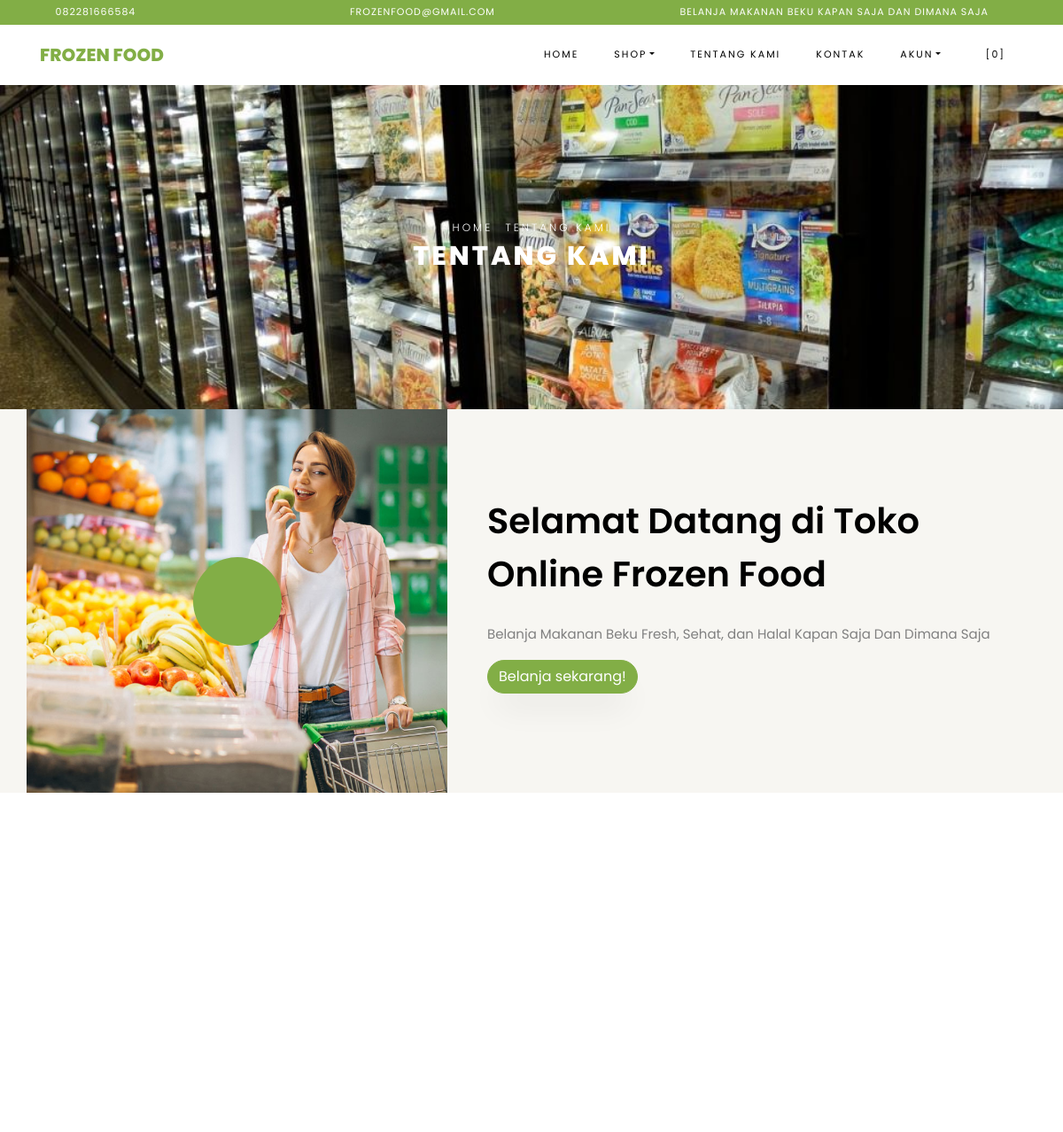
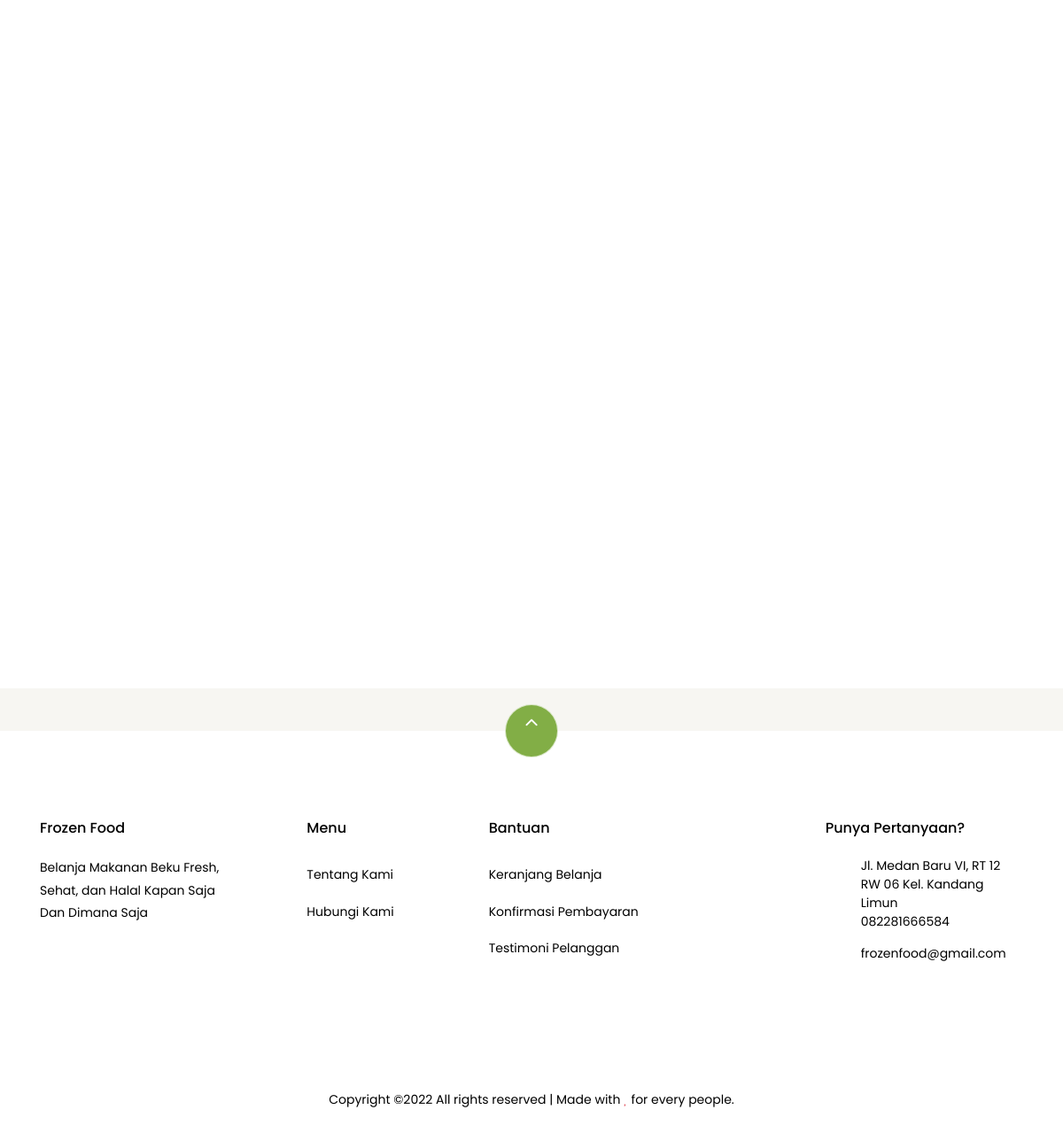
Page /index.php/pages/about on the committed database (2 pictures, top to bottom).
### tables this page shows
CREATE TABLE `settings` (
  `id` int(10) NOT NULL,
  `key` varchar(32) NOT NULL,
  `content` text NOT NULL
);

### application/helpers/themes_helper.php (called while the page is built, shortened)
<?php
if ( ! function_exists('get_theme_name'))
{
    function get_theme_name() {
        $current_theme = get_settings('current_theme_name');
        return ($current_theme) ? $current_theme : false;
    }
}
if ( ! function_exists('get_template_part'))
{
    function get_template_part($file_name = null, $params = array()) {
        if ($file_name !== '') {
            $current_theme = get_theme_name();
            if ( file_exists($file_location = VIEWPATH .'themes/'. $current_theme .'/'. $file_name .'.php')) {
                $CI =& get_instance();
                $CI->load->view('themes/'. $current_theme .'/'. $file_name, $params);
            }
            else {
                echo '<div>Kesalahan: berkas tema <b>'. $file_name .'.php</b> tidak ditemukan.<br>Lokasi berkas: <b>'. $file_location .'</b></div>';
            }
        }
    }
}
if ( ! function_exists('get_header'))
{
    function get_header($params = null, $section = '', $current_section = '') {
        $load_params = array();
        if ( is_null($params)) {
            $load_params['title'] = get_settings('site_name');
        }
        else if ( is_string($params)) {
            $load_params['title'] = $params;
        }
        $load_params['sidebar_section'] = $section;
        $load_params['current_section'] = $current_section;
        get_template_part('header', $load_params);
    }
}
if ( ! function_exists('get_footer'))
{
    function get_footer($params = array()) {
        get_template_part('footer', $params);
    }
}
if ( ! function_exists('get_theme_uri'))
{
    function get_theme_uri($file_name = null, $theme_name = NULL)
    {
        $theme_name = ($theme_name == NULL) ? get_theme_name() : $theme_name;
        return is_null($file_name) ? base_url('assets/themes/'. $theme_name .'/') : base_url('assets/themes/'. $theme_name .'/'. $file_name) ;
    }
}

### application/controllers/Pages.php (called while the page is built, shortened)
<?php
class Pages extends CI_Controller {
    public function about()
    {
        $params['reviews'] = $this->review->get_all_reviews();
        get_header(get_store_name());
        get_template_part('pages/about', $params);
        get_footer();
    }
}

### index.php (called while the page is built, shortened)
<?php
require_once BASEPATH . 'core/CodeIgniter.php';

### application/helpers/global_helper.php (called while the page is built, shortened)
<?php
if (!function_exists('get_settings')) {
    function get_settings($key = '')
    {
        $CI = &get_instance();
        $row = $CI->db
            ->select('content')
            ->where('key', $key)
            ->get('settings')
            ->row();
        return $row->content;
    }
}
if (!function_exists('get_store_name')) {
    function get_store_name()
    {
        return get_settings('store_name');
    }
}

### application/helpers/session_helper.php (called while the page is built, shortened)
<?php
if (!function_exists('init')) {
    function init()
    {
        $CI = &get_instance();
        return $CI;
    }
}
if (!function_exists('session_data')) {
    function session_data()
    {
        $CI = init();
        $read_session_in_cookie = get_cookie('__ACTIVE_SESSION_DATA');
        $read_session_in_session = $CI->session->userdata('__ACTIVE_SESSION_DATA');
        if ($read_session_in_cookie) {
            $read_data = $CI->encryption->decrypt($read_session_in_cookie);
            $read_data = json_decode($read_data);
            return $read_data;
        } else if ($read_session_in_session) {
            $read_data = $CI->encryption->decrypt($read_session_in_session);
            $read_data = json_decode($read_data);
            return $read_data;
        } else {
            $default_session = new stdClass();
            $default_session->is_login = FALSE;
            $default_session->user_id = 0;
            $default_session->login_at = 0;
            $default_session->remember_me = FALSE;
            return $default_session;
        }
    }
}

### application/views/themes/vegefoods/pages/about.php (the view, shortened to what this page needs)
<div class="hero-wrap hero-bread" style="background-image: url('<?php echo get_theme_uri('images/bg_1.jpg'); ?>');">
    <div class="container">
      <div class="row no-gutters slider-text align-items-center justify-content-center">
        <div class="col-md-9 ftco-animate text-center">
            <p class="breadcrumbs"><span class="mr-2"><?php echo anchor(base_url(), 'Home'); ?></span> <span>Tentang Kami</span></p>
          <h1 class="mb-0 bread">Tentang Kami</h1>
        </div>
      </div>
    </div>
  </div>
  <section class="ftco-section ftco-no-pb ftco-no-pt bg-light">
          <div class="container">
              <div class="row">
                  <div class="col-md-5 p-md-5 img img-2 d-flex justify-content-center align-items-center" style="background-image: url(<?php echo get_theme_uri('images/about.jpg'); ?>);">
                      <a href="https://vimeo.com/45830194" class="icon popup-vimeo d-flex justify-content-center align-items-center">
                          <span class="icon-play"></span>
                      </a>
                  </div>
                  <div class="col-md-7 py-5 wrap-about pb-md-5 ftco-animate">
            <div class="heading-section-bold mb-4 mt-md-5">
                <div class="ml-md-0">
                  <h2 class="mb-4">Selamat Datang di Toko Online <?php echo get_store_name(); ?></h2>
              </div>
            </div>
            <div class="pb-md-5">
                <p><?php echo get_settings('store_description'); ?></p>
                          <p><a href="<?php echo site_url('browse'); ?>" class="btn btn-primary">Belanja sekarang!</a></p>
                      </div>
                  </div>
              </div>
          </div>
      </section>
      <section class="ftco-section testimony-section">
    <div class="container">
      <div class="row justify-content-center mb-5 pb-3">
      </div>
    </div>
  </section>
<section class="ftco-section">
      <div class="container">
          <div class="row no-gutters ftco-services">
  </div>
      </div>
  </section>

### application/views/themes/vegefoods/header.php (shortened to what this page needs)
?><!DOCTYPE html>
<html lang="en">
  <head>
    <link rel="stylesheet" href="<?php echo get_theme_uri('css/open-iconic-bootstrap.min.css'); ?>">
    <link rel="stylesheet" href="<?php echo get_theme_uri('css/animate.css'); ?>">
    <link rel="stylesheet" href="<?php echo get_theme_uri('css/owl.carousel.min.css'); ?>">
    <link rel="stylesheet" href="<?php echo get_theme_uri('css/owl.theme.default.min.css'); ?>">
    <link rel="stylesheet" href="<?php echo get_theme_uri('css/magnific-popup.css'); ?>">
    <link rel="stylesheet" href="<?php echo get_theme_uri('css/aos.css'); ?>">
	<link rel="stylesheet" href="<?php echo get_theme_uri('css/ionicons.min.css'); ?>">
	<link rel="stylesheet" href="<?php echo get_theme_uri('js/plugins/@fortawesome/fontawesome-free/css/all.min.css', 'argon'); ?>">
    <link rel="stylesheet" href="<?php echo get_theme_uri('css/bootstrap-datepicker.css'); ?>">
    <link rel="stylesheet" href="<?php echo get_theme_uri('css/jquery.timepicker.css'); ?>">
    <link rel="stylesheet" href="<?php echo get_theme_uri('css/flaticon.css'); ?>">
    <link rel="stylesheet" href="<?php echo get_theme_uri('css/icomoon.css'); ?>">
	<link rel="stylesheet" href="<?php echo get_theme_uri('css/style.css'); ?>">
	<link rel="stylesheet" href="<?php echo base_url('assets/plugins/toastr/toastr.min.css'); ?>">
  </head>
  <body class="goto-here">
		<div class="py-1 bg-primary">
    	<div class="container">
    		<div class="row no-gutters d-flex align-items-start align-items-center px-md-0">
	    		<div class="col-lg-12 d-block">
		    		<div class="row d-flex">
		    			<div class="col-md pr-4 d-flex topper align-items-center">
					    	<div class="icon mr-2 d-flex justify-content-center align-items-center"><span class="icon-phone2"></span></div>
						    <span class="text"><?php echo get_settings('store_phone_number'); ?></span>
					    </div>
					    <div class="col-md pr-4 d-flex topper align-items-center">
					    	<div class="icon mr-2 d-flex justify-content-center align-items-center"><span class="icon-paper-plane"></span></div>
						    <span class="text"><?php echo get_settings('store_email'); ?></span>
					    </div>
					    <div class="col-md-5 pr-4 d-flex topper align-items-center text-lg-right">
						    <span class="text"><?php echo get_settings('store_tagline'); ?></span>
					    </div>
				    </div>
			    </div>
		    </div>
		  </div>
    </div>
    <nav class="navbar navbar-expand-lg navbar-dark ftco_navbar bg-dark ftco-navbar-light" id="ftco-navbar">
	    <div class="container">
	      <a class="navbar-brand" href="<?php echo base_url(); ?>"><?php echo get_store_name(); ?></a>
	      <div class="collapse navbar-collapse" id="ftco-nav">
	        <ul class="navbar-nav ml-auto">
	          <li class="nav-item active"><a href="<?php echo base_url(); ?>" class="nav-link">Home</a></li>
	          <li class="nav-item dropdown">
              <a class="nav-link dropdown-toggle" href="#" id="dropdown04" data-toggle="dropdown" aria-haspopup="true" aria-expanded="false">Shop</a>
            </li>
	          <li class="nav-item"><a href="<?php echo site_url('pages/about'); ?>" class="nav-link">Tentang Kami</a></li>
              <li class="nav-item"><a href="<?php echo site_url('pages/contact'); ?>" class="nav-link">Kontak</a></li>
              <li class="nav-item dropdown">
              <a class="nav-link dropdown-toggle" href="#" id="dropdown05" data-toggle="dropdown" aria-haspopup="true" aria-expanded="false">Akun</a>
            </li>
	          <li class="nav-item cta cta-colored"><a href="<?php echo site_url('shop/cart'); ?>" class="nav-link"><span class="icon-shopping_cart"></span>[<span class="cart-item-total">0</span>]</a></li>
	        </ul>
	      </div>
	    </div>
	  </nav>

### application/views/themes/vegefoods/footer.php (shortened to what this page needs)
<section class="ftco-section ftco-no-pt ftco-no-pb py-5 bg-light">
    <div class="container py-4">
    </div>
  </section>
  <footer class="ftco-footer ftco-section">
    <div class="container">
        <div class="row">
            <div class="mouse">
                      <a href="#" class="mouse-icon">
                          <div class="mouse-wheel"><span class="ion-ios-arrow-up"></span></div>
                      </a>
                  </div>
        </div>
      <div class="row mb-5">
        <div class="col-md">
          <div class="ftco-footer-widget mb-4">
            <h2 class="ftco-heading-2"><?php echo get_store_name(); ?></h2>
            <p><?php echo get_settings('store_description'); ?></p>
            <ul class="ftco-footer-social list-unstyled float-md-left float-lft mt-5">
            </ul>
          </div>
        </div>
        <div class="col-md">
          <div class="ftco-footer-widget mb-4 ml-md-5">
            <h2 class="ftco-heading-2">Menu</h2>
            <ul class="list-unstyled">
              <li><a href="<?php echo site_url('pages/about'); ?>" class="py-2 d-block">Tentang Kami</a></li>
              <li><a href="<?php echo site_url('pages/contact'); ?>" class="py-2 d-block">Hubungi Kami</a></li>
            </ul>
          </div>
        </div>
        <div class="col-md-4">
           <div class="ftco-footer-widget mb-4">
            <h2 class="ftco-heading-2">Bantuan</h2>
            <div class="d-flex">
                <ul class="list-unstyled mr-l-5 pr-l-3 mr-4">
                  <li><a href="<?php echo site_url('shop/cart'); ?>" class="py-2 d-block">Keranjang Belanja</a></li>
                  <li><a href="<?php echo site_url('customer/payments/confirm'); ?>" class="py-2 d-block">Konfirmasi Pembayaran</a></li>
                  <li><a href="<?php echo site_url('shop/testimonial'); ?>" class="py-2 d-block">Testimoni Pelanggan</a></li>
                </ul>
              </div>
          </div>
        </div>
        <div class="col-md">
          <div class="ftco-footer-widget mb-4">
              <h2 class="ftco-heading-2">Punya Pertanyaan?</h2>
              <div class="block-23 mb-3">
                <ul>
                  <li><span class="icon icon-map-marker"></span><span class="text"><?php echo get_settings('store_address'); ?></span></li>
                  <li><a href="#"><span class="icon icon-phone"></span><span class="text"><?php echo get_settings('store_phone_number'); ?></span></a></li>
                  <li><a href="#"><span class="icon icon-envelope"></span><span class="text"><?php echo get_settings('store_email'); ?></span></a></li>
                </ul>
              </div>
          </div>
        </div>
      </div>
      <div class="row">
        <div class="col-md-12 text-center">
          <p>
                        Copyright &copy;<script>document.write(new Date().getFullYear());</script> All rights reserved | Made with <i class="icon-heart text-danger" aria-hidden="true"></i> for every people.
                      </p>
        </div>
      </div>
    </div>
  </footer>
</body>
</html>

### assets/themes/vegefoods/css/icomoon.css (style rules this page uses)
[class^="icon-"], [class*=" icon-"] { font-family: 'icomoon' !important; speak: none; font-style: normal; font-weight: normal; font-variant: normal; text-transform: none; line-height: 1; -webkit-font-smoothing: antialiased; -moz-osx-font-smoothing: grayscale; }
.icon-heart:before { content: "\f004"; }
.icon-map-marker:before { content: "\f041"; }
.icon-play:before { content: "\f04b"; }
.icon-phone:before { content: "\f095"; }
.icon-envelope:before { content: "\f0e0"; }
.icon-paper-plane:before { content: "\f1d8"; }
.icon-phone2:before { content: "\e0cd"; }
.icon-shopping_cart:before { content: "\e8cc"; }

### rows in the picture
settings: content "082281666584"
settings: content "FROZENFOOD@GMAIL.COM", content "frozenfood@gmail.com"
settings: content "BELANJA MAKANAN BEKU KAPAN SAJA DAN DIMANA SAJA"
settings: content "FROZEN FOOD", content "Frozen Food"
settings: content (picture)
settings: content "Belanja Makanan Beku Fresh, Sehat, dan Halal Kapan Saja Dan Dimana Saja"
settings: content "Jl. Medan Baru VI, RT 12 RW 06 Kel. Kandang Limun"

### other values in the picture
anchor(base_url(), 'Home') "HOME"
